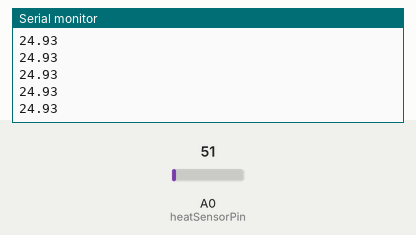
Recording of a sketch running on a simulated Arduino Uno, built with avr-gcc and run on an emulated ATmega328P. Shown: the last lines printed to the serial monitor. Inputs (shaded band) come from the test bench; at power-on: A0 (heatSensorPin) = 51.

Above: at 1.2 s.
1.3 s: A0 (heatSensorPin) set to 61
At 1.56 s:
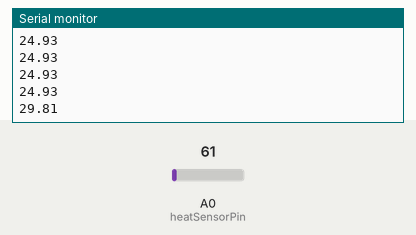
2.8 s: A0 (heatSensorPin) set to 71
At 2.96 s:
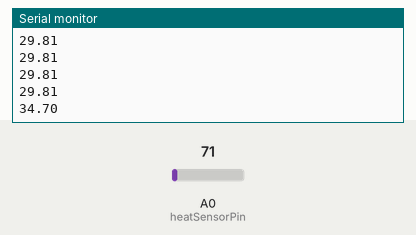
Timing chart, 0 to 5.8 s (numbered marks = the images above; inputs shaded):
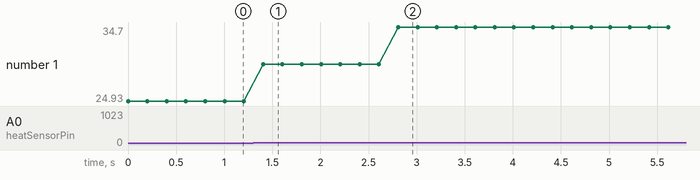

The sketch:

temperatureEasy.ino
```cpp
/// Pg. 52 "Getting Started with Sensors Measure the World with Electronics, Arduino, and Raspberry Pi"

/// Globals
int heatSensorPin = A0;

/// Our Routines
float tempInCelcius(void)
{
	float result  = 0.0f;

	// Sensor Model: Texas Instruments lm35
	//NOTE(): The Analog To Digital Converter maps the voltage
	//        to a 10 bit integer. 1023.0f is the max value of
	//        a 10 bit integer 2^10.
	// 5+ volts = 100% = 1023.0f
	// ...
	// 0  volts =   0% =    0.0f

	float raw     = analogRead(heatSensorPin);
	float percent = raw / 1023.0f;
	float volts   = percent * 5.0f;

	result = 100.0f * volts;

	return result;
}


/// Arduino IDE Default Routines
void setup(void)
{
	// put your setup code here, to run once:

	//NOTE(): make sure computer your connected to
	//        uses the same baud rate(9600).
	Serial.begin(9600);
}

void loop(void)
{
	// put your main code here, to run repeatedly:
	Serial.println(tempInCelcius());
	delay(200);
}
```

Measured:
- after the input at 1.3 s, the serial monitor: prints a new line after 0.10 s (image 1)
- after the input at 2.8 s, the serial monitor: prints a new line at once (image 2)
- plotted number 1: 24.93 → 29.81 after the input at 1.3 s, 29.81 → 34.7 after the input at 2.8 s
